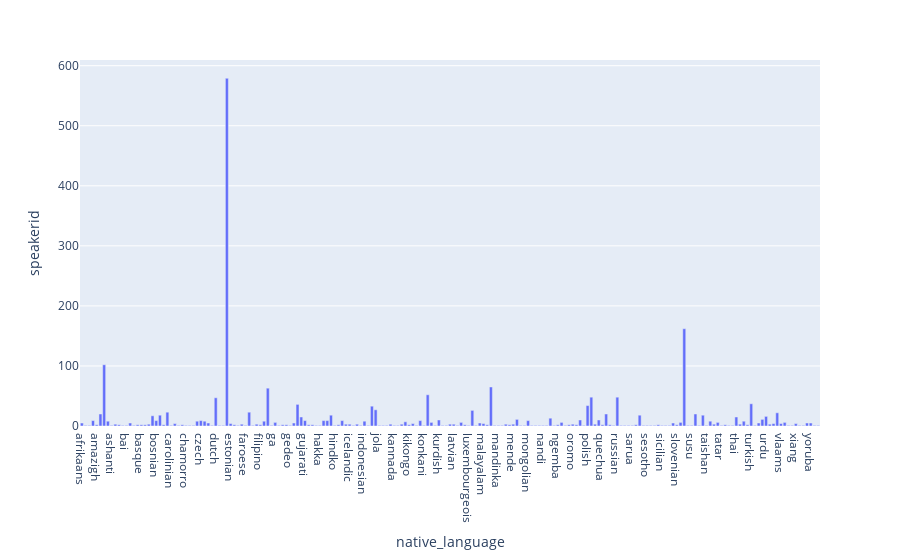

Source (notebook cell):
### Code cell
import plotly.express as px

grouped = df_accents.groupby('native_language').count().reset_index()

fig = px.bar(grouped, x='native_language', y='speakerid')
fig.show()

### Figure 1 — Plotly figure (JSON) as saved in the notebook; plotly's stock layout.template omitted (floating-point values rounded to 4 significant figures; data arrays with more than 128 entries replaced by an {"elided": "..."} marker saying what was removed)
{"data": [{"alignmentgroup": "True", "hovertemplate": "native_language=%{x}<br>speakerid=%{y}<extra></extra>", "legendgroup": "", "marker": {"color": "#636efa", "pattern": {"shape": ""}}, "name": "", "offsetgroup": "", "orientation": "v", "showlegend": false, "textposition": "auto", "type": "bar", "x": {"elided": "199 str values"}, "xaxis": "x", "y": {"elided": "199 int values"}, "yaxis": "y"}], "layout": {"barmode": "relative", "legend": {"tracegroupgap": 0}, "margin": {"t": 60}, "xaxis": {"anchor": "y", "domain": [0, 1], "title": {"text": "native_language"}}, "yaxis": {"anchor": "x", "domain": [0, 1], "title": {"text": "speakerid"}}}}
